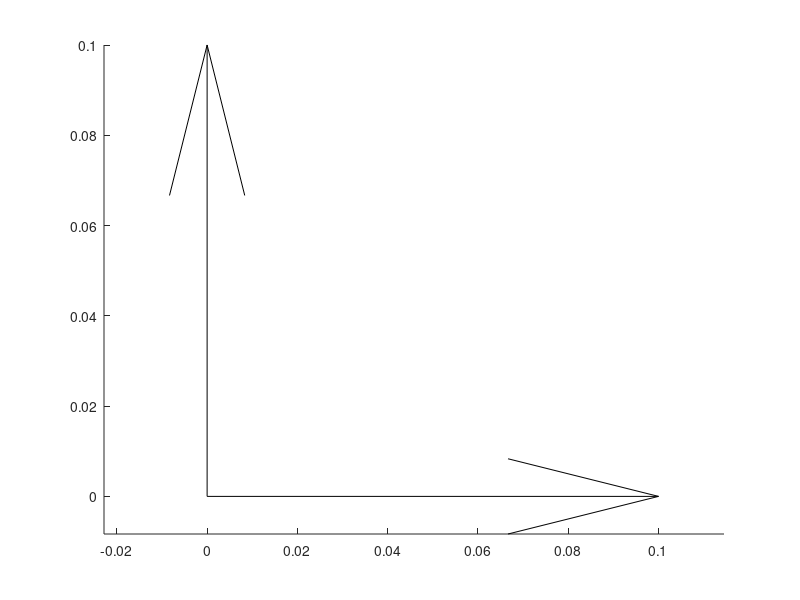

MATLAB code to generate this figure: (Note: this script raises an error after producing the figure.)
% =========================================================================
% REHAZENTER CLINICAL GAIT ANALYSIS TOOLBOX
% =========================================================================
% File name:    plotSegment_lowerLimb
% -------------------------------------------------------------------------
% Subject:      Plot segment parameters
% Plugin:       Lower limb
% -------------------------------------------------------------------------
% Author: F. Moissenet, C. Schreiber
% Date of creation: 16/05/2018
% Version: 1
% =========================================================================

% =========================================================================
% Initialise figure
% =========================================================================
figure;
hold on;
axis equal;

% =========================================================================
% ICS
% =========================================================================
quiver3(0,0,0,1,0,0,0.1,'k');
quiver3(0,0,0,0,1,0,0.1,'k');
quiver3(0,0,0,0,0,1,0.1,'k');

% =========================================================================
% Frames of interest
% =========================================================================
n = length(Segment(2).rM(1,1,:));
ni = 800;%[1:5:n];
color=[0.7 0 0.7;0 0 1;0 1 0;1 0 0;1 1 1];%[1 0 0;0 1 0;0 0 1;0.7 0 0.7;0 0.4 0.4];
% All markers
names=fieldnames(Marker);
for i=1:length(names)
    plot3(permute(Marker.(names{i})(1,1,ni),[3,2,1]),...
            permute(Marker.(names{i})(2,1,ni),[3,2,1]),...
            permute(Marker.(names{i})(3,1,ni),[3,2,1]),...
            'Color','k','Marker','.','Markersize',8);
end
view([1 1 -1])
vnames=fieldnames(Vmarker)
for i=1:length(vnames)
    plot3(permute(Vmarker.(vnames{i})(1,1,ni),[3,2,1]),...
            permute(Vmarker.(vnames{i})(2,1,ni),[3,2,1]),...
            permute(Vmarker.(vnames{i})(3,1,ni),[3,2,1]),...
            'Color','k','Marker','o');
end

for i =1:5
    for j = 1:size(Segment(i).rM,2)
        plot3(permute(Segment(i).rM(1,j,ni),[3,2,1]),...
            permute(Segment(i).rM(2,j,ni),[3,2,1]),...
            permute(Segment(i).rM(3,j,ni),[3,2,1]),...
            'Color',color(i,:),'Marker','.','Markersize',8);
    end
end

% =========================================================================
% Right foot
% =========================================================================
for i=2:6
%     % Proximal enpoint Pt
    P1x=(permute(Segment(i).Q(4,1,ni),[3,2,1]));
    P1y=(permute(Segment(i).Q(5,1,ni),[3,2,1]));
    P1z=(permute(Segment(i).Q(6,1,ni),[3,2,1]));
%     plot3(P1x,P1y,P1z,'Color',color(i,:),'Marker','.');
%     % Distal endpoints D
    D1x=(permute(Segment(i).Q(7,1,ni),[3,2,1]));
    D1y=(permute(Segment(i).Q(8,1,ni),[3,2,1]));
    D1z=(permute(Segment(i).Q(9,1,ni),[3,2,1]));
%     plot3(D1x,D1y,D1z,'Color',color(4,:),'Marker','.');
%     plot3([P1x,D1x]',[P1y,D1y]',[P1z,D1z]','Color',color(i,:),'Marker','.');
    % U axis
    U1x=(permute(Segment(i).Q(1,1,ni), [3,2,1]));
    U1y=(permute(Segment(i).Q(2,1,ni), [3,2,1]));
    U1z=(permute(Segment(i).Q(3,1,ni), [3,2,1]));
    quiver3(P1x,P1y,P1z,U1x,U1y,U1z,0.1,'Color',color(i,:),'Marker','.');
    % W axis
    W1x=(permute(Segment(i).Q(10,1,ni),[3,2,1]));
    W1y=(permute(Segment(i).Q(11,1,ni),[3,2,1]));
    W1z=(permute(Segment(i).Q(12,1,ni),[3,2,1]));
    quiver3(P1x,P1y,P1z,W1x,W1y,W1z,0.1,'Color',color(i,:),'Marker','.');
end
% =========================================================================
% Right shank
% =========================================================================
% Proximal enpoint P
P2x=(permute(Segment(5).Q(4,1,ni),[3,2,1]));
P2y=(permute(Segment(5).Q(5,1,ni),[3,2,1]));
P2z=(permute(Segment(5).Q(6,1,ni),[3,2,1]));
plot3(P2x,P2y,P2z, 'or' );
% Distal endpoints D
D2x=(permute(Segment(3).Q(7,1,ni),[3,2,1]));
D2y=(permute(Segment(3).Q(8,1,ni),[3,2,1]));
D2z=(permute(Segment(3).Q(9,1,ni),[3,2,1]));
plot3(D2x,D2y,D2z, '.r' );
plot3([P2x,D2x]',[P2y,D2y]',[P2z,D2z]','r');
% U axis
U2x=(permute(Segment(3).Q(1,1,ni), [3,2,1]));
U2y=(permute(Segment(3).Q(2,1,ni), [3,2,1]));
U2z=(permute(Segment(3).Q(3,1,ni), [3,2,1]));
quiver3(P2x,P2y,P2z,U2x,U2y,U2z,0.5,'r');
% W axis
W2x=(permute(Segment(3).Q(10,1,ni),[3,2,1]));
W2y=(permute(Segment(3).Q(11,1,ni),[3,2,1]));
W2z=(permute(Segment(3).Q(12,1,ni),[3,2,1]));
quiver3(D2x,D2y,D2z,W2x,W2y,W2z,0.5,'r');
% Markers
for j = 1:size(Segment(3).rM,2)
    plot3(permute(Segment(3).rM(1,j,ni),[3,2,1]),...
        permute(Segment(3).rM(2,j,ni),[3,2,1]),...
        permute(Segment(3).rM(3,j,ni),[3,2,1]),'+r');
end
% % Centre of mass
% G2 = Mprod_array3(Q2Tuw_array3(Segment(3).Q),...
%     repmat([Segment(3).rCs;1],[1 1 n]));
% G2x=(permute(G2(1,1,ni),[3,2,1]));
% G2y=(permute(G2(2,1,ni),[3,2,1]));
% G2z=(permute(G2(3,1,ni),[3,2,1]));
% plot3(G2x,G2y,G2z,'*k');

% =========================================================================
% Right thigh
% =========================================================================
% Proximal enpoint P
P3x=(permute(Segment(4).Q(4,1,ni),[3,2,1]));
P3y=(permute(Segment(4).Q(5,1,ni),[3,2,1]));
P3z=(permute(Segment(4).Q(6,1,ni),[3,2,1]));
plot3(P3x,P3y,P3z,'oc');
% Distal endpoints D
D3x=(permute(Segment(4).Q(7,1,ni), [3,2,1]));
D3y=(permute(Segment(4).Q(8,1,ni), [3,2,1]));
D3z=(permute(Segment(4).Q(9,1,ni), [3,2,1]));
plot3(D3x,D3y,D3z,'.c');
plot3([P3x,D3x]',[P3y,D3y]',[P3z,D3z]','c');
% U axis
U3x=(permute(Segment(4).Q(1,1,ni), [3,2,1]));
U3y=(permute(Segment(4).Q(2,1,ni), [3,2,1]));
U3z=(permute(Segment(4).Q(3,1,ni), [3,2,1]));
quiver3(P3x,P3y,P3z,U3x,U1y,U3z,0.5,'c');
% W axis
W3x=(permute(Segment(4).Q(10,1,ni), [3,2,1]));
W3y=(permute(Segment(4).Q(11,1,ni), [3,2,1]));
W3z=(permute(Segment(4).Q(12,1,ni), [3,2,1]));
quiver3(D3x,D3y,D3z,W3x,W3y,W3z,0.5,'c');
% Markers
for j = 1:size(Segment(4).rM,2)
    plot3(permute(Segment(4).rM(1,j,ni),[3,2,1]),...
        permute(Segment(4).rM(2,j,ni),[3,2,1]),...
        permute(Segment(4).rM(3,j,ni),[3,2,1]),'+c');
end
% % Centre of mass
% G3 = Mprod_array3(Q2Tuw_array3(Segment(4).Q),...
%     repmat([Segment(4).rCs;1],[1 1 n]));
% G3x=(permute(G3(1,1,ni),[3,2,1]));
% G3y=(permute(G3(2,1,ni),[3,2,1]));
% G3z=(permute(G3(3,1,ni),[3,2,1]));
% plot3(G3x,G3y,G3z,'*k');

% =========================================================================
% Right forceplate
% =========================================================================
% Proximal enpoint P: centre of pressure
if ~isempty(Segment(101).Q)
    P0x=(permute(Segment(101).Q(4,1,ni),[3,2,1]));
    P0y=(permute(Segment(101).Q(5,1,ni),[3,2,1]));
    P0z=(permute(Segment(101).Q(6,1,ni),[3,2,1]));
    plot3(P0x,P0y,P0z,'ok');
end

% =========================================================================
% Left foot
% =========================================================================
% Proximal enpoint Pt
P1x=(permute(Segment(102).Q(4,1,ni),[3,2,1]));
P1y=(permute(Segment(102).Q(5,1,ni),[3,2,1]));
P1z=(permute(Segment(102).Q(6,1,ni),[3,2,1]));
plot3(P1x,P1y,P1z,'ob');
% Distal endpoints D
D1x=(permute(Segment(102).Q(7,1,ni),[3,2,1]));
D1y=(permute(Segment(102).Q(8,1,ni),[3,2,1]));
D1z=(permute(Segment(102).Q(9,1,ni),[3,2,1]));
plot3(D1x,D1y,D1z,'.b');
plot3([P1x,D1x]',[P1y,D1y]',[P1z,D1z]','b');
% U axis
U1x=(permute(Segment(102).Q(1,1,ni), [3,2,1]));
U1y=(permute(Segment(102).Q(2,1,ni), [3,2,1]));
U1z=(permute(Segment(102).Q(3,1,ni), [3,2,1]));
quiver3(P1x,P1y,P1z,U1x,U1y,U1z,0.5,'b');
% W axis
W1x=(permute(Segment(102).Q(10,1,ni),[3,2,1]));
W1y=(permute(Segment(102).Q(11,1,ni),[3,2,1]));
W1z=(permute(Segment(102).Q(12,1,ni),[3,2,1]));
quiver3(D1x,D1y,D1z,W1x,W1y,W1z,0.5,'b');
% Markers
for j = 1:size(Segment(102).rM,2)
    plot3(permute(Segment(102).rM(1,j,ni),[3,2,1]),...
        permute(Segment(102).rM(2,j,ni),[3,2,1]),...
        permute(Segment(102).rM(3,j,ni),[3,2,1]),'+b');
end
% % Centre of mass
% G1 = Mprod_array3(Q2Tuw_array3(Segment(102).Q),...
%     repmat([Segment(102).rCs;1],[1 1 n]));
% G1x=(permute(G1(1,1,ni),[3,2,1]));
% G1y=(permute(G1(2,1,ni),[3,2,1]));
% G1z=(permute(G1(3,1,ni),[3,2,1]));
% plot3(G1x,G1y,G1z,'*k');

% =========================================================================
% Left shank
% =========================================================================
% Proximal enpoint P
P2x=(permute(Segment(103).Q(4,1,ni),[3,2,1]));
P2y=(permute(Segment(103).Q(5,1,ni),[3,2,1]));
P2z=(permute(Segment(103).Q(6,1,ni),[3,2,1]));
plot3(P2x,P2y,P2z, 'or' );
% Distal endpoints D
D2x=(permute(Segment(103).Q(7,1,ni),[3,2,1]));
D2y=(permute(Segment(103).Q(8,1,ni),[3,2,1]));
D2z=(permute(Segment(103).Q(9,1,ni),[3,2,1]));
plot3(D2x,D2y,D2z, '.r' );
plot3([P2x,D2x]',[P2y,D2y]',[P2z,D2z]','r');
% U axis
U2x=(permute(Segment(103).Q(1,1,ni), [3,2,1]));
U2y=(permute(Segment(103).Q(2,1,ni), [3,2,1]));
U2z=(permute(Segment(103).Q(3,1,ni), [3,2,1]));
quiver3(P2x,P2y,P2z,U2x,U2y,U2z,0.5,'r');
% W axis
W2x=(permute(Segment(103).Q(10,1,ni),[3,2,1]));
W2y=(permute(Segment(103).Q(11,1,ni),[3,2,1]));
W2z=(permute(Segment(103).Q(12,1,ni),[3,2,1]));
quiver3(D2x,D2y,D2z,W2x,W2y,W2z,0.5,'r');
% Markers
for j = 1:size(Segment(103).rM,2)
    plot3(permute(Segment(103).rM(1,j,ni),[3,2,1]),...
        permute(Segment(103).rM(2,j,ni),[3,2,1]),...
        permute(Segment(103).rM(3,j,ni),[3,2,1]),'+r');
end
% % Centre of mass
% G2 = Mprod_array3(Q2Tuw_array3(Segment(103).Q),...
%     repmat([Segment(103).rCs;1],[1 1 n]));
% G2x=(permute(G2(1,1,ni),[3,2,1]));
% G2y=(permute(G2(2,1,ni),[3,2,1]));
% G2z=(permute(G2(3,1,ni),[3,2,1]));
% plot3(G2x,G2y,G2z,'*k');

% =========================================================================
% Left thigh
% =========================================================================
% Proximal enpoint P
P3x=(permute(Segment(104).Q(4,1,ni),[3,2,1]));
P3y=(permute(Segment(104).Q(5,1,ni),[3,2,1]));
P3z=(permute(Segment(104).Q(6,1,ni),[3,2,1]));
plot3(P3x,P3y,P3z,'oc');
% Distal endpoints D
D3x=(permute(Segment(104).Q(7,1,ni), [3,2,1]));
D3y=(permute(Segment(104).Q(8,1,ni), [3,2,1]));
D3z=(permute(Segment(104).Q(9,1,ni), [3,2,1]));
plot3(D3x,D3y,D3z,'.c');
plot3([P3x,D3x]',[P3y,D3y]',[P3z,D3z]','c');
% U axis
U3x=(permute(Segment(104).Q(1,1,ni), [3,2,1]));
U3y=(permute(Segment(104).Q(2,1,ni), [3,2,1]));
U3z=(permute(Segment(104).Q(3,1,ni), [3,2,1]));
quiver3(P3x,P3y,P3z,U3x,U1y,U3z,0.5,'c');
% W axis
W3x=(permute(Segment(104).Q(10,1,ni), [3,2,1]));
W3y=(permute(Segment(104).Q(11,1,ni), [3,2,1]));
W3z=(permute(Segment(104).Q(12,1,ni), [3,2,1]));
quiver3(D3x,D3y,D3z,W3x,W3y,W3z,0.5,'c');
% Markers
for j = 1:size(Segment(104).rM,2)
    plot3(permute(Segment(104).rM(1,j,ni),[3,2,1]),...
        permute(Segment(104).rM(2,j,ni),[3,2,1]),...
        permute(Segment(104).rM(3,j,ni),[3,2,1]),'+c');
end
% % Centre of mass
% G3 = Mprod_array3(Q2Tuw_array3(Segment(104).Q),...
%     repmat([Segment(104).rCs;1],[1 1 n]));
% G3x=(permute(G3(1,1,ni),[3,2,1]));
% G3y=(permute(G3(2,1,ni),[3,2,1]));
% G3z=(permute(G3(3,1,ni),[3,2,1]));
% plot3(G3x,G3y,G3z,'*k');

% =========================================================================
% Pelvis
% =========================================================================
% Proximal enpoint P
P4x=(permute(Segment(5).Q(4,1,ni), [3,2,1]));
P4y=(permute(Segment(5).Q(5,1,ni), [3,2,1]));
P4z=(permute(Segment(5).Q(6,1,ni), [3,2,1]));
plot3(P4x,P4y,P4z,'om');
% Distal endpoints D
D4x=(permute(Segment(5).Q(7,1,ni), [3,2,1]));
D4y=(permute(Segment(5).Q(8,1,ni), [3,2,1]));
D4z=(permute(Segment(5).Q(9,1,ni), [3,2,1]));
plot3(D4x,D4y,D4z,'.m');
plot3([P4x,D4x]',[P4y,D4y]',[P4z,D4z]','m');
% U axis
U4x=(permute(Segment(5).Q(1,1,ni), [3,2,1]));
U4y=(permute(Segment(5).Q(2,1,ni), [3,2,1]));
U4z=(permute(Segment(5).Q(3,1,ni), [3,2,1]));
quiver3(P4x,P4y,P4z,U4x,U4y,U4z,0.5,'m');
% W axis
W4x=(permute(Segment(5).Q(10,1,ni), [3,2,1]));
W4y=(permute(Segment(5).Q(11,1,ni), [3,2,1]));
W4z=(permute(Segment(5).Q(12,1,ni), [3,2,1]));
quiver3(D4x,D4y,D4z,W4x,W4y,W4z,0.5,'m');
% Markers
for j = 1:size(Segment(5).rM,2)
    plot3(permute(Segment(5).rM(1,j,ni),[3,2,1]),...
        permute(Segment(5).rM(2,j,ni),[3,2,1]),...
        permute(Segment(5).rM(3,j,ni),[3,2,1]),'+m');
end
% % Centre of mass
% G4 = Mprod_array3(Q2Tuw_array3(Segment(5).Q),...
%     repmat([Segment(5).rCs;1],[1 1 n]));
% G4x=(permute(G4(1,1,ni),[3,2,1]));
% G4y=(permute(G4(2,1,ni),[3,2,1]));
% G4z=(permute(G4(3,1,ni),[3,2,1]));
% plot3(G4x,G4y,G4z,'*k');